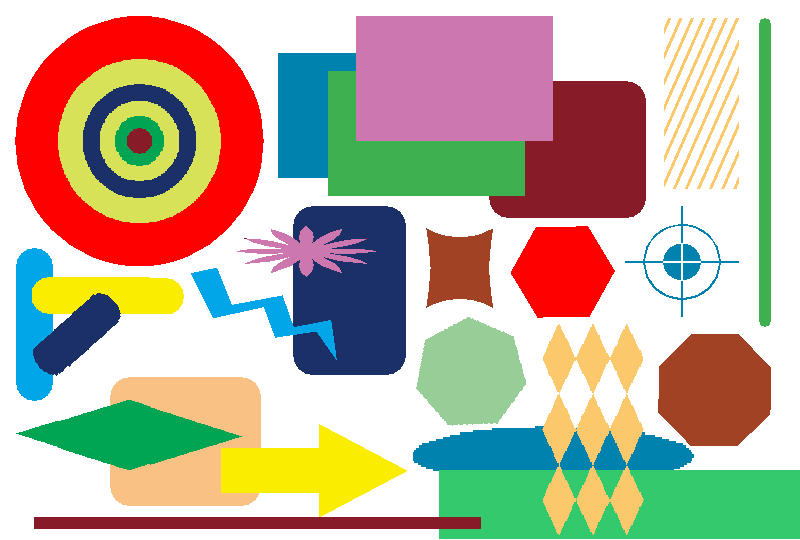
#> input picture tools/risou_en.png, 800 x 540 px
$ python img_affin.py
#> lines starting #> are read from the running program, lines starting #| are printed output that depends on the picture
# -*- coding: utf-8 -*-
import numpy as np
import cv2

img = cv2.imread('risou_en.png')
#> img is the input picture: shape (540, 800, 3); mean B, G, R 158, 176.5, 188.9
rows,cols,ch = img.shape
#> rows = 540; cols = 800; ch = 3

pts1 = np.float32([[50,50],[200,50],[50,200]])
pts2 = np.float32([[10,100],[200,50],[100,250]])

M = cv2.getAffineTransform(pts1,pts2)
dst = cv2.warpAffine(img,M,(cols,rows))
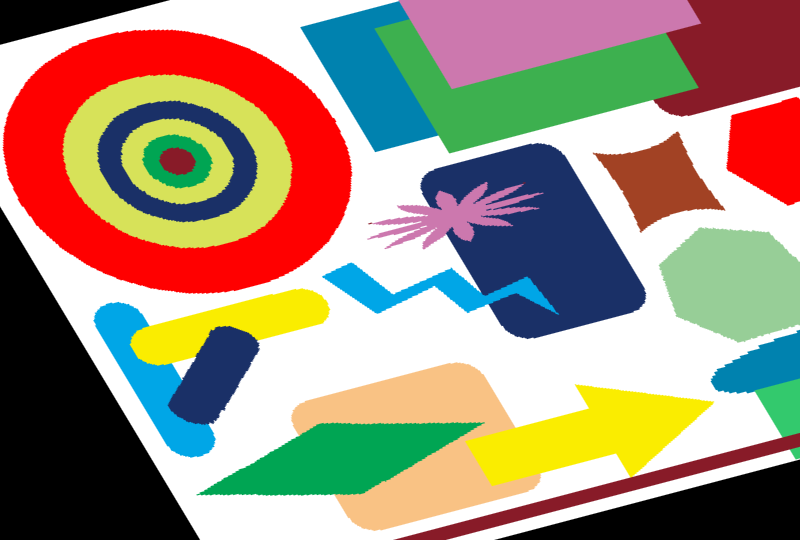
#> dst: shape (540, 800, 3); mean B, G, R 125.3, 143.5, 161

cv2.imwrite('affin_risou.png',dst)

$ run again, with tools/risou_affin.png copied over tools/risou_en.png
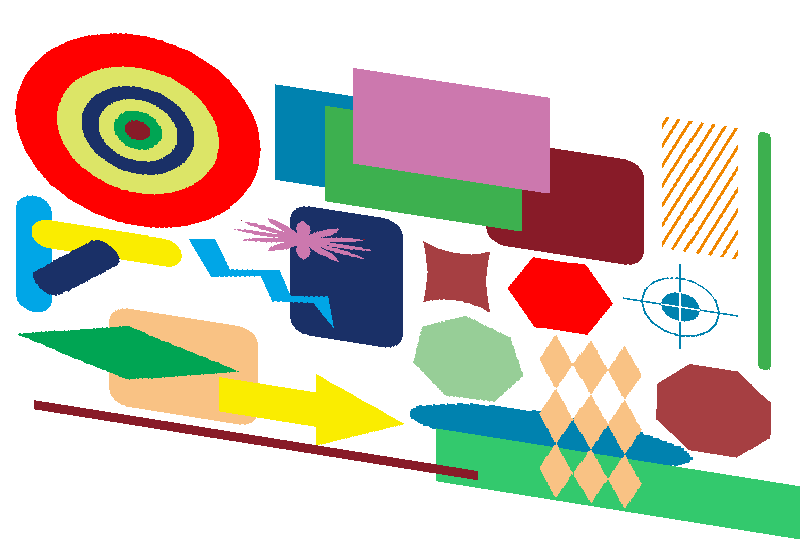
#> input picture tools/risou_affin.png, 800 x 540 px
#> img is the input picture: shape (540, 800, 3); mean B, G, R 181.7, 194.4, 204.4
#> `dst = cv2.warpAffine(img,M,(cols,rows))`:
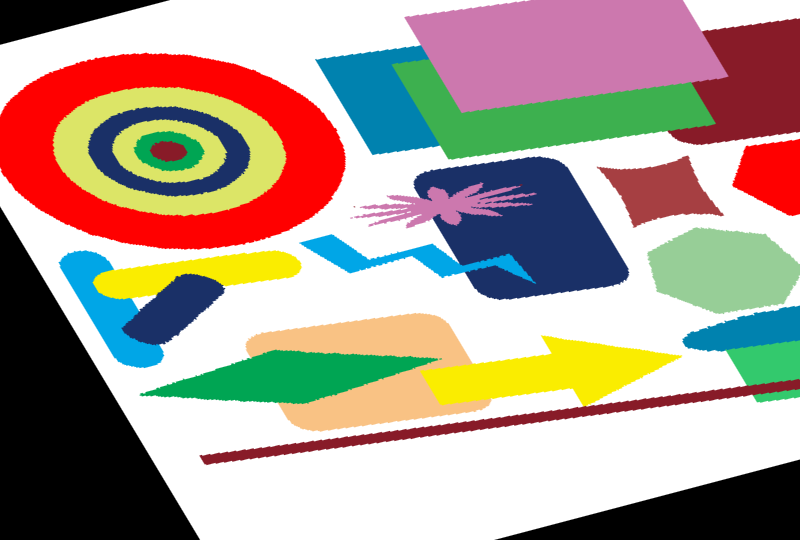
#> dst: shape (540, 800, 3); mean B, G, R 146.1, 157.5, 173

$ run again, with tools/risou_perspective.png copied over tools/risou_en.png
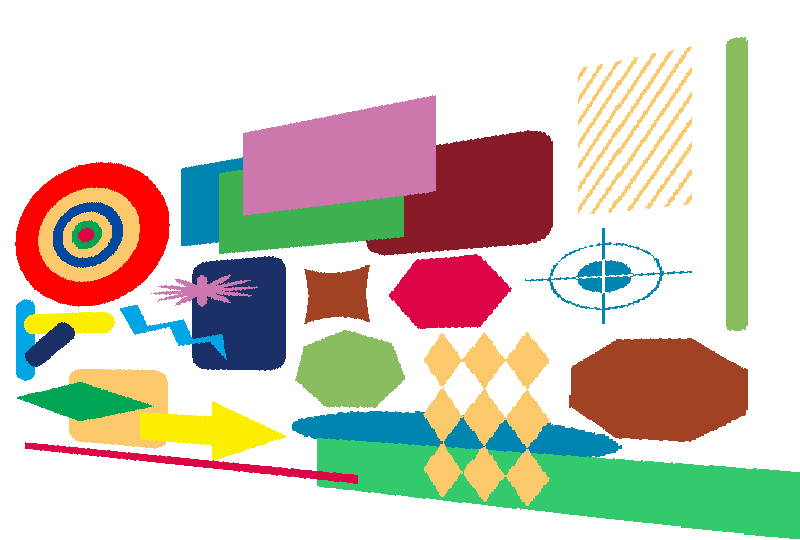
#> input picture tools/risou_perspective.png, 800 x 540 px
#> img is the input picture: shape (540, 800, 3); mean B, G, R 189.1, 201.9, 207.8
#> `dst = cv2.warpAffine(img,M,(cols,rows))`:
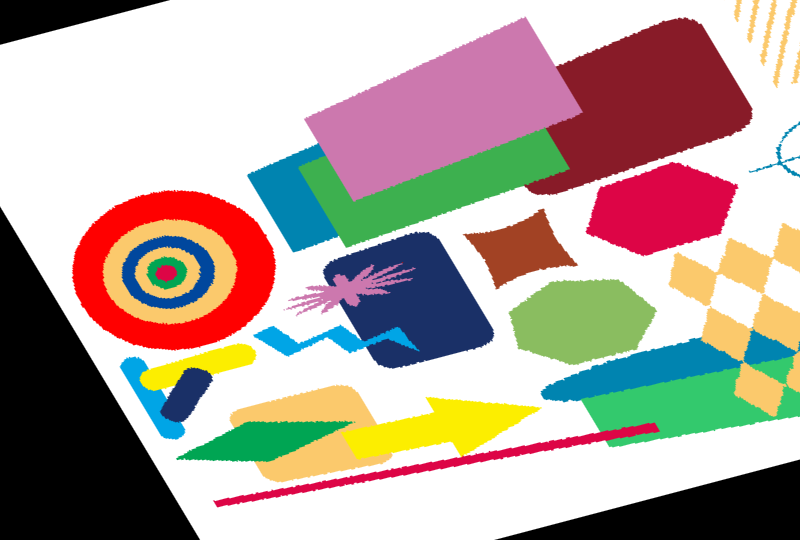
#> dst: shape (540, 800, 3); mean B, G, R 158, 165.7, 180.5

$ run again, with tools/risou_rotate45.png copied over tools/risou_en.png
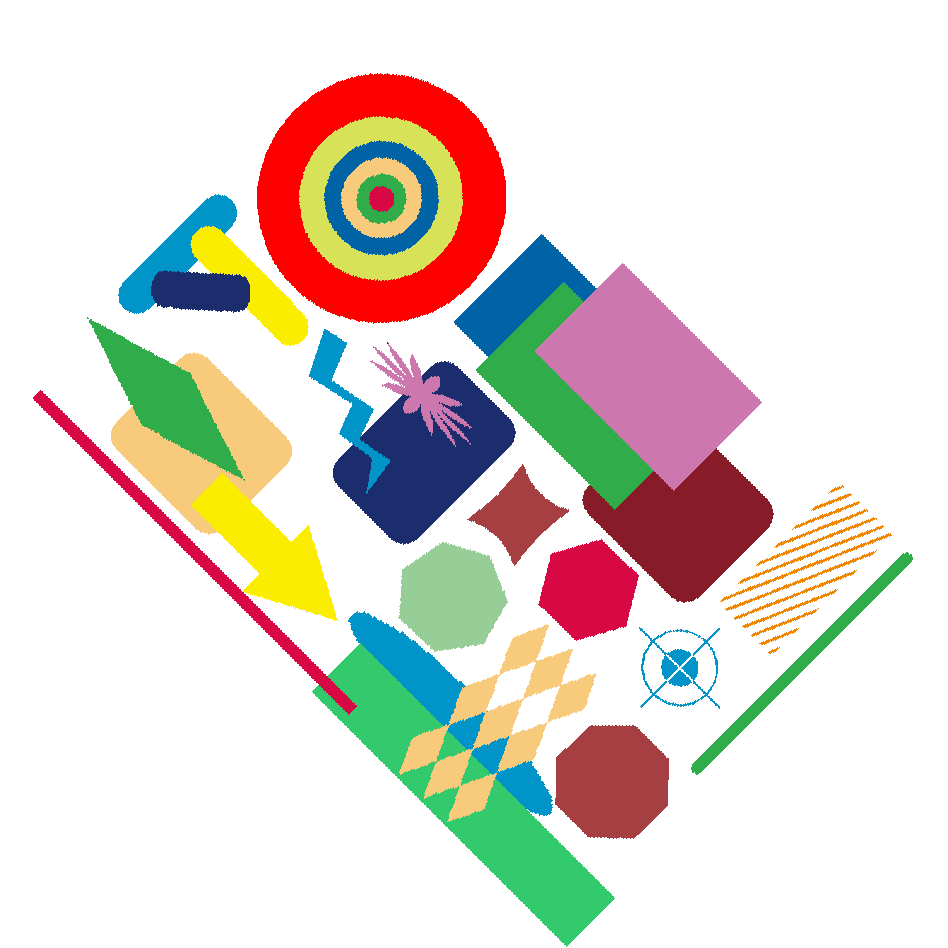
#> input picture tools/risou_rotate45.png, 948 x 948 px
#> img is the input picture: shape (948, 948, 3); mean B, G, R 209.6, 217, 223.6
#> `dst = cv2.warpAffine(img,M,(cols,rows))`:
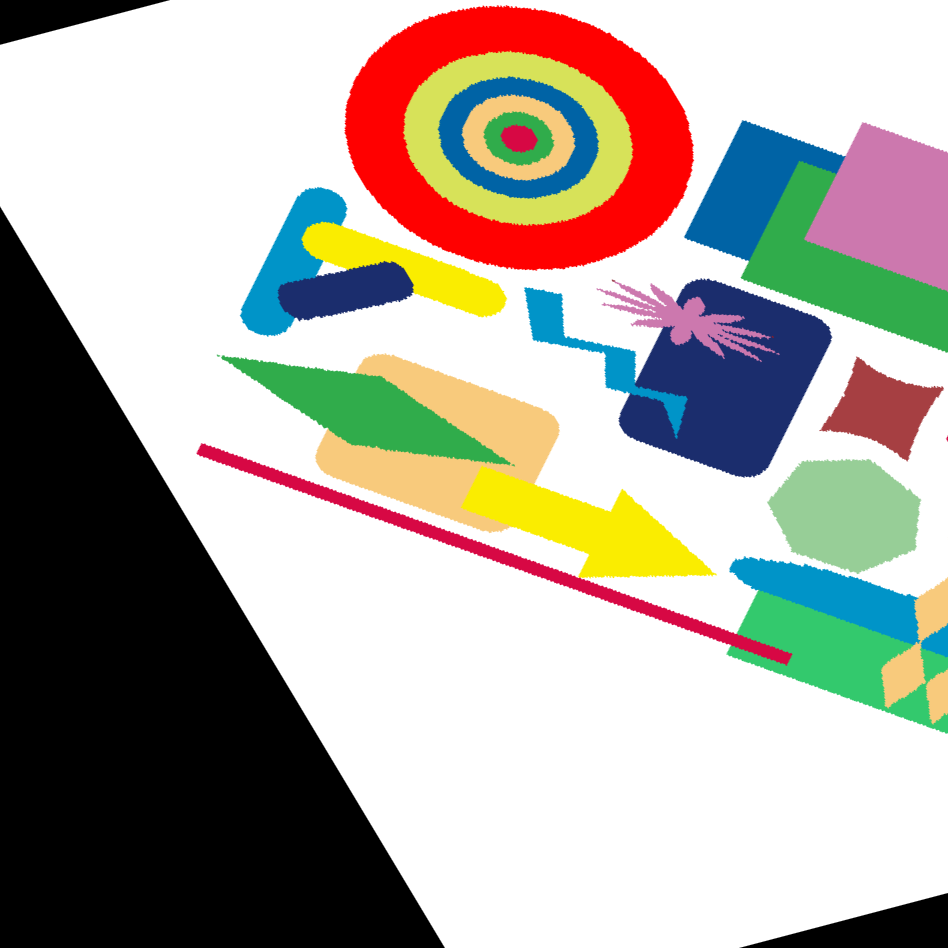
#> dst: shape (948, 948, 3); mean B, G, R 160, 168.7, 174
